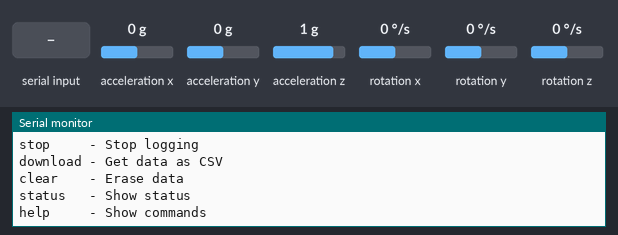
The sketch below on a simulated Arduino Uno, built for the host (arithmetic inside an expression is 32-bit, double 64-bit). On the bench: the last lines printed to the serial monitor. The inputs (shaded band) are chosen by the test bench; at power-on: acceleration x 0 g, acceleration y 0 g, acceleration z 1 g, rotation x 0 °/s, rotation y 0 °/s, rotation z 0 °/s.

Above: at 1.2 s.
1.3 s: "start\n" received over Serial
At 2.3 s:
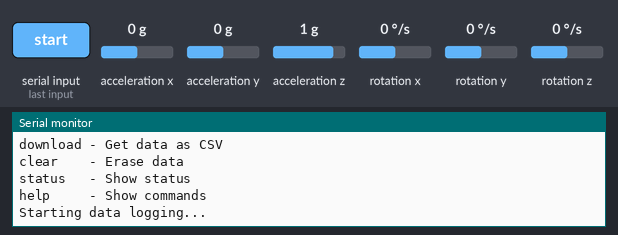
2.8 s: "stop\n" received over Serial
At 3.8 s:
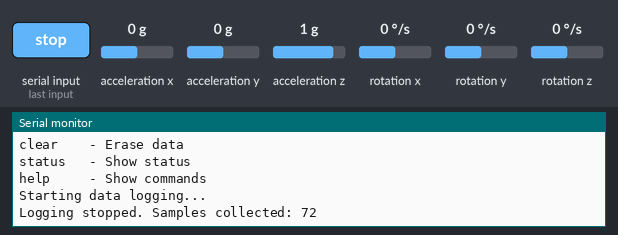
4.3 s: "download\n" received over Serial
At 5.5 s:
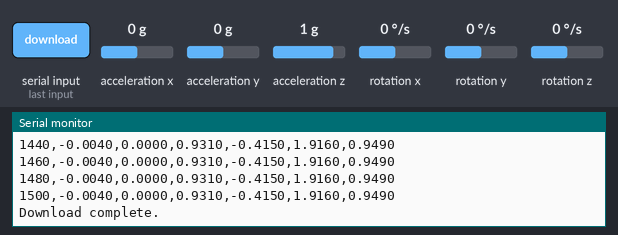
5.8 s: "status\n" received over Serial
At 6.9 s:
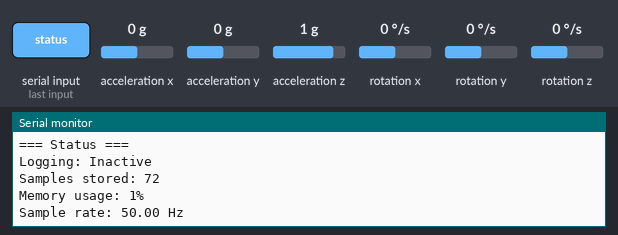
7.3 s: "clear\n" received over Serial
At 8.0 s:
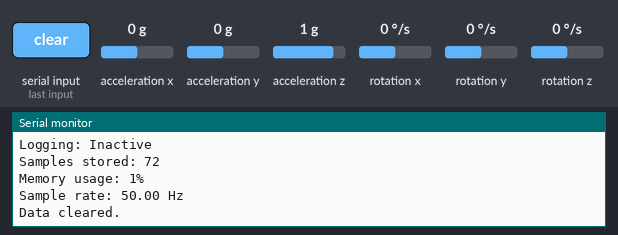
8.8 s: "stop\n" received over Serial
At 9.1 s:
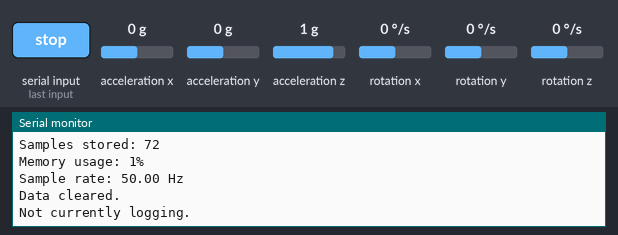
Timing chart, 0 to 11.3 s (numbered marks = the images above; inputs shaded):
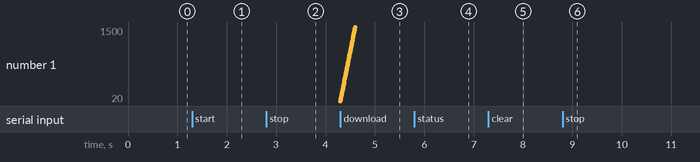

Measured:
- after the input at 1.3 s, the serial monitor: prints a new line at once (image 1)
- after the input at 2.8 s, the serial monitor: prints a new line at once (image 2)
- after the input at 4.3 s, the serial monitor: prints a new line at once (image 3)
- after the input at 5.8 s, the serial monitor: prints a new line at once (image 4)
- after the input at 7.3 s, the serial monitor: prints a new line at once (image 5)
- after the input at 8.8 s, the serial monitor: prints a new line at once (image 6)

The sketch:

Flight-Data-Logger.ino
```cpp
#include "LSM6DS3.h"
#include "Wire.h"

// Create an instance of class LSM6DS3
LSM6DS3 myIMU(I2C_MODE, 0x6A);

// Bias and scale values
const float accelBiasX = 0.0041, accelBiasY = 0, accelBiasZ = 0.068;
const float gyroBiasX = 0.4154, gyroBiasY = -1.9169, gyroBiasZ = -0.9495;

// Timing configuration
const float FREQUENCY = 50.0;  // 50 Hz sampling
const unsigned long INTERVAL = 1000 / FREQUENCY;
const int COMMAND_BUFFER_SIZE = 16;

// Memory-optimized data structure (14 bytes per sample)
struct SensorData {
    uint16_t timestamp;  // Relative time in 20ms increments (covers up to 21.8 minutes)
    int16_t accelX;     // Scaled by 1000 to store as integer
    int16_t accelY;
    int16_t accelZ;
    int16_t gyroX;
    int16_t gyroY;
    int16_t gyroZ;
};

// Calculate maximum samples based on available memory
const int MAX_SAMPLES = 6000;  // 2 minutes at 50Hz
SensorData* data = nullptr;    // Dynamic allocation
int sampleCount = 0;
bool isLogging = false;
char cmdBuffer[COMMAND_BUFFER_SIZE];
int cmdIndex = 0;
unsigned long startTime = 0;
unsigned long previousMillis = 0;

void setup() {
    Serial.begin(115200);
    while (!Serial);

    // Allocate memory for data storage
    data = new SensorData[MAX_SAMPLES];
    if (!data) {
        Serial.println("Memory allocation failed!");
        while(1);  // Stop execution
    }

    if (myIMU.begin() != 0) {
        Serial.println("IMU error");
        while(1);
    }

    printHelp();
}

void loop() {
    // Handle commands
    while (Serial.available()) {
        char c = Serial.read();
        if (c == '\n' || c == '\r') {
            if (cmdIndex > 0) {
                cmdBuffer[cmdIndex] = '\0';
                processCommand(cmdBuffer);
                cmdIndex = 0;
            }
        } else if (cmdIndex < COMMAND_BUFFER_SIZE - 1) {
            cmdBuffer[cmdIndex++] = c;
        }
    }

    // Collect data if logging
    if (isLogging && (millis() - previousMillis >= INTERVAL)) {
        if (sampleCount >= MAX_SAMPLES) {
            isLogging = false;
            Serial.println("Memory full! Logging stopped.");
            return;
        }

        previousMillis = millis();
        collectData();
    }
}

void collectData() {
    float sumAccelX = 0, sumAccelY = 0, sumAccelZ = 0;
    float sumGyroX = 0, sumGyroY = 0, sumGyroZ = 0;
    int numSamples = 0;

    unsigned long startSample = millis();
    while (millis() - startSample < INTERVAL) {
        // Read and correct accelerometer data
        sumAccelX += myIMU.readFloatAccelX() - accelBiasX;
        sumAccelY += myIMU.readFloatAccelY() - accelBiasY;
        sumAccelZ += myIMU.readFloatAccelZ() - accelBiasZ;

        // Read and correct gyroscope data
        sumGyroX += myIMU.readFloatGyroX() - gyroBiasX;
        sumGyroY += myIMU.readFloatGyroY() - gyroBiasY;
        sumGyroZ += myIMU.readFloatGyroZ() - gyroBiasZ;

        numSamples++;
    }

    // Calculate averages and store in memory
    data[sampleCount].timestamp = (millis() - startTime) / 20;  // Store in 20ms units
    data[sampleCount].accelX = (sumAccelX / numSamples) * 1000;
    data[sampleCount].accelY = (sumAccelY / numSamples) * 1000;
    data[sampleCount].accelZ = (sumAccelZ / numSamples) * 1000;
    data[sampleCount].gyroX = (sumGyroX / numSamples) * 1000;
    data[sampleCount].gyroY = (sumGyroY / numSamples) * 1000;
    data[sampleCount].gyroZ = (sumGyroZ / numSamples) * 1000;

    sampleCount++;
}

void processCommand(const char* cmd) {
    if (strcmp(cmd, "start") == 0) {
        if (!isLogging) {
            startTime = millis();
            isLogging = true;
            sampleCount = 0;
            Serial.println("Starting data logging...");
        } else {
            Serial.println("Already logging!");
        }
    }
    else if (strcmp(cmd, "stop") == 0) {
        if (isLogging) {
            isLogging = false;
            Serial.print("Logging stopped. Samples collected: ");
            Serial.println(sampleCount);
        } else {
            Serial.println("Not currently logging.");
        }
    }
    else if (strcmp(cmd, "download") == 0) {
        downloadData();
    }
    else if (strcmp(cmd, "status") == 0) {
        printStatus();
    }
    else if (strcmp(cmd, "clear") == 0) {
        clearData();
    }
    else if (strcmp(cmd, "help") == 0) {
        printHelp();
    }
    else {
        Serial.println("Unknown command. Type 'help' for commands.");
    }
}

void downloadData() {
    if (sampleCount == 0) {
        Serial.println("No data to download.");
        return;
    }

    Serial.println("Time(ms),AccelX,AccelY,AccelZ,GyroX,GyroY,GyroZ");
    for (int i = 0; i < sampleCount; i++) {
        Serial.print(data[i].timestamp * 20);  // Convert back to milliseconds
        Serial.print(",");
        Serial.print(data[i].accelX / 1000.0, 4);
        Serial.print(",");
        Serial.print(data[i].accelY / 1000.0, 4);
        Serial.print(",");
        Serial.print(data[i].accelZ / 1000.0, 4);
        Serial.print(",");
        Serial.print(data[i].gyroX / 1000.0, 4);
        Serial.print(",");
        Serial.print(data[i].gyroY / 1000.0, 4);
        Serial.print(",");
        Serial.println(data[i].gyroZ / 1000.0, 4);
    }
    Serial.println("Download complete.");
}

void clearData() {
    if (isLogging) {
        Serial.println("Cannot clear while logging!");
        return;
    }
    sampleCount = 0;
    Serial.println("Data cleared.");
}

void printStatus() {
    Serial.println("\n=== Status ===");
    Serial.print("Logging: ");
    Serial.println(isLogging ? "Active" : "Inactive");
    Serial.print("Samples stored: ");
    Serial.println(sampleCount);
    Serial.print("Memory usage: ");
    Serial.print((sampleCount * 100) / MAX_SAMPLES);
    Serial.println("%");
    Serial.print("Sample rate: ");
    Serial.print(FREQUENCY);
    Serial.println(" Hz");
}

void printHelp() {
    Serial.println("\n=== Commands ===");
    Serial.println("start    - Begin logging");
    Serial.println("stop     - Stop logging");
    Serial.println("download - Get data as CSV");
    Serial.println("clear    - Erase data");
    Serial.println("status   - Show status");
    Serial.println("help     - Show commands");
}
```
